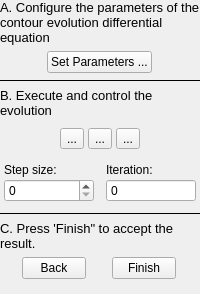
        <widget class="QWidget" name="pgEvolution">
         <layout class="QVBoxLayout" name="verticalLayout_5">
          <property name="margin">
           <number>0</number>
          </property>
          <item>
           <widget class="QWidget" name="widget_14" native="true">
            <layout class="QHBoxLayout" name="horizontalLayout_12">
             <property name="spacing">
              <number>12</number>
             </property>
             <property name="margin">
              <number>0</number>
             </property>
             <item>
              <widget class="QLabel" name="label_13">
               <property name="maximumSize">
                <size>
                 <width>16777215</width>
                 <height>16777215</height>
                </size>
               </property>
               <property name="text">
                <string>&lt;!DOCTYPE HTML PUBLIC &quot;-//W3C//DTD HTML 4.0//EN&quot; &quot;http://www.w3.org/TR/REC-html40/strict.dtd&quot;&gt;
&lt;html&gt;&lt;head&gt;&lt;meta name=&quot;qrichtext&quot; content=&quot;1&quot; /&gt;&lt;style type=&quot;text/css&quot;&gt;
p, li { white-space: pre-wrap; }
&lt;/style&gt;&lt;/head&gt;&lt;body style=&quot; font-family:'Lucida Grande'; font-size:12px; font-weight:400; font-style:normal;&quot;&gt;
&lt;p style=&quot; margin-top:0px; margin-bottom:0px; margin-left:0px; margin-right:0px; -qt-block-indent:0; text-indent:0px;&quot;&gt;&lt;span style=&quot; font-size:13px;&quot;&gt;A. Configure the parameters of the contour evolution differential equation&lt;/span&gt;&lt;/p&gt;&lt;/body&gt;&lt;/html&gt;</string>
               </property>
               <property name="wordWrap">
                <bool>true</bool>
               </property>
              </widget>
             </item>
            </layout>
           </widget>
          </item>
          <item>
           <widget class="QWidget" name="widget_15" native="true">
            <layout class="QHBoxLayout" name="horizontalLayout_2">
             <property name="margin">
              <number>0</number>
             </property>
             <item>
              <widget class="QPushButton" name="btnEvolutionParameters">
               <property name="sizePolicy">
                <sizepolicy hsizetype="Maximum" vsizetype="Fixed">
                 <horstretch>0</horstretch>
                 <verstretch>0</verstretch>
                </sizepolicy>
               </property>
               <property name="text">
                <string>Set Parameters ...</string>
               </property>
              </widget>
             </item>
            </layout>
           </widget>
          </item>
          <item>
           <widget class="Line" name="line_5">
            <property name="frameShadow">
             <enum>QFrame::Plain</enum>
            </property>
            <property name="orientation">
             <enum>Qt::Horizontal</enum>
            </property>
           </widget>
          </item>
          <item>
           <widget class="QWidget" name="widget_16" native="true">
            <layout class="QHBoxLayout" name="horizontalLayout_13">
             <property name="spacing">
              <number>12</number>
             </property>
             <property name="margin">
              <number>0</number>
             </property>
             <item>
              <widget class="QLabel" name="label_14">
               <property name="text">
                <string>&lt;!DOCTYPE HTML PUBLIC &quot;-//W3C//DTD HTML 4.0//EN&quot; &quot;http://www.w3.org/TR/REC-html40/strict.dtd&quot;&gt;
&lt;html&gt;&lt;head&gt;&lt;meta name=&quot;qrichtext&quot; content=&quot;1&quot; /&gt;&lt;style type=&quot;text/css&quot;&gt;
p, li { white-space: pre-wrap; }
&lt;/style&gt;&lt;/head&gt;&lt;body style=&quot; font-family:'Lucida Grande'; font-size:12px; font-weight:400; font-style:normal;&quot;&gt;
&lt;p style=&quot; margin-top:0px; margin-bottom:0px; margin-left:0px; margin-right:0px; -qt-block-indent:0; text-indent:0px;&quot;&gt;&lt;span style=&quot; font-size:13px;&quot;&gt;B. Execute and control the evolution&lt;/span&gt;&lt;/p&gt;&lt;/body&gt;&lt;/html&gt;</string>
               </property>
               <property name="wordWrap">
                <bool>true</bool>
               </property>
              </widget>
             </item>
            </layout>
           </widget>
          </item>
          <item>
           <widget class="QWidget" name="widget" native="true">
            <layout class="QHBoxLayout" name="horizontalLayout_6">
             <property name="spacing">
              <number>4</number>
             </property>
             <property name="margin">
              <number>4</number>
             </property>
             <item>
              <spacer name="horizontalSpacer">
               <property name="orientation">
                <enum>Qt::Horizontal</enum>
               </property>
               <property name="sizeHint" stdset="0">
                <size>
                 <width>5</width>
                 <height>20</height>
                </size>
               </property>
              </spacer>
             </item>
             <item>
              <widget class="QToolButton" name="btnRewind">
               <property name="text">
                <string>...</string>
               </property>
               <property name="icon">
                <iconset>
                 <normalon>:/root/media-seek-backward-4.png</normalon>
                </iconset>
               </property>
               <property name="iconSize">
                <size>
                 <width>22</width>
                 <height>22</height>
                </size>
               </property>
              </widget>
             </item>
             <item>
              <widget class="QToolButton" name="btnPlay">
               <property name="text">
                <string>...</string>
               </property>
               <property name="icon">
                <iconset resource="../Resources/SNAPResources.qrc">
                 <normaloff>:/root/media-playback-start-4.png</normaloff>
                 <normalon>:/root/media-playback-pause-4.png</normalon>
                 <activeoff>:/root/media-playback-start-4.png</activeoff>
                 <activeon>:/root/media-playback-pause-4.png</activeon>
                 <selectedon>:/root/media-playback-pause-4.png</selectedon>:/root/media-playback-start-4.png</iconset>
               </property>
               <property name="iconSize">
                <size>
                 <width>22</width>
                 <height>22</height>
                </size>
               </property>
               <property name="checkable">
                <bool>true</bool>
               </property>
              </widget>
             </item>
             <item>
              <widget class="QToolButton" name="btnSingleStep">
               <property name="text">
                <string>...</string>
               </property>
               <property name="icon">
                <iconset>
                 <normalon>:/root/media-playback-singlestep.png</normalon>
                </iconset>
               </property>
               <property name="iconSize">
                <size>
                 <width>22</width>
                 <height>22</height>
                </size>
               </property>
              </widget>
             </item>
             <item>
              <spacer name="horizontalSpacer_2">
               <property name="orientation">
                <enum>Qt::Horizontal</enum>
               </property>
               <property name="sizeHint" stdset="0">
                <size>
                 <width>5</width>
                 <height>20</height>
                </size>
               </property>
              </spacer>
             </item>
            </layout>
           </widget>
          </item>
          <item>
           <widget class="QWidget" name="widget_7" native="true">
            <property name="minimumSize">
             <size>
              <width>0</width>
              <height>0</height>
             </size>
            </property>
            <layout class="QGridLayout" name="gridLayout" columnstretch="1,1">
             <property name="sizeConstraint">
              <enum>QLayout::SetDefaultConstraint</enum>
             </property>
             <property name="horizontalSpacing">
              <number>12</number>
             </property>
             <property name="verticalSpacing">
              <number>2</number>
             </property>
             <property name="margin">
              <number>4</number>
             </property>
             <item row="0" column="0">
              <widget class="QLabel" name="label">
               <property name="text">
                <string>Step size:</string>
               </property>
              </widget>
             </item>
             <item row="0" column="1">
              <widget class="QLabel" name="label_4">
               <property name="text">
                <string>Iteration:</string>
               </property>
              </widget>
             </item>
             <item row="1" column="1">
              <widget class="QSpinBox" name="outIteration">
               <property name="readOnly">
                <bool>true</bool>
               </property>
               <property name="buttonSymbols">
                <enum>QAbstractSpinBox::NoButtons</enum>
               </property>
               <property name="maximum">
                <number>9999</number>
               </property>
              </widget>
             </item>
             <item row="1" column="0">
              <widget class="QSpinBox" name="inStepSize"/>
             </item>
            </layout>
           </widget>
          </item>
          <item>
           <widget class="Line" name="line_4">
            <property name="frameShadow">
             <enum>QFrame::Plain</enum>
            </property>
            <property name="orientation">
             <enum>Qt::Horizontal</enum>
            </property>
           </widget>
          </item>
          <item>
           <widget class="QLabel" name="label_17">
            <property name="text">
             <string>&lt;!DOCTYPE HTML PUBLIC &quot;-//W3C//DTD HTML 4.0//EN&quot; &quot;http://www.w3.org/TR/REC-html40/strict.dtd&quot;&gt;
&lt;html&gt;&lt;head&gt;&lt;meta name=&quot;qrichtext&quot; content=&quot;1&quot; /&gt;&lt;style type=&quot;text/css&quot;&gt;
p, li { white-space: pre-wrap; }
&lt;/style&gt;&lt;/head&gt;&lt;body style=&quot; font-family:'Lucida Grande'; font-size:12px; font-weight:400; font-style:normal;&quot;&gt;
&lt;p style=&quot; margin-top:0px; margin-bottom:0px; margin-left:0px; margin-right:0px; -qt-block-indent:0; text-indent:0px;&quot;&gt;&lt;span style=&quot; font-size:13px;&quot;&gt;C. Press 'Finish&amp;quot; to accept the result.&lt;/span&gt;&lt;/p&gt;&lt;/body&gt;&lt;/html&gt;</string>
            </property>
            <property name="wordWrap">
             <bool>true</bool>
            </property>
           </widget>
          </item>
          <item>
           <widget class="QWidget" name="widget_18" native="true">
            <layout class="QHBoxLayout" name="horizontalLayout_16">
             <property name="spacing">
              <number>4</number>
             </property>
             <property name="margin">
              <number>0</number>
             </property>
             <item>
              <widget class="QPushButton" name="btnEvolutionBack">
               <property name="sizePolicy">
                <sizepolicy hsizetype="Maximum" vsizetype="Fixed">
                 <horstretch>0</horstretch>
                 <verstretch>0</verstretch>
                </sizepolicy>
               </property>
               <property name="maximumSize">
                <size>
                 <width>64</width>
                 <height>16777215</height>
                </size>
               </property>
               <property name="text">
                <string>Back</string>
               </property>
              </widget>
             </item>
             <item>
              <widget class="QPushButton" name="btnEvolutionNext">
               <property name="sizePolicy">
                <sizepolicy hsizetype="Maximum" vsizetype="Fixed">
                 <horstretch>0</horstretch>
                 <verstretch>0</verstretch>
                </sizepolicy>
               </property>
               <property name="maximumSize">
                <size>
                 <width>64</width>
                 <height>16777215</height>
                </size>
               </property>
               <property name="text">
                <string>Finish</string>
               </property>
              </widget>
             </item>
            </layout>
           </widget>
          </item>
          <item>
           <spacer name="verticalSpacer">
            <property name="orientation">
             <enum>Qt::Vertical</enum>
            </property>
            <property name="sizeHint" stdset="0">
             <size>
              <width>20</width>
              <height>0</height>
             </size>
            </property>
           </spacer>
          </item>
         </layout>
        </widget>
